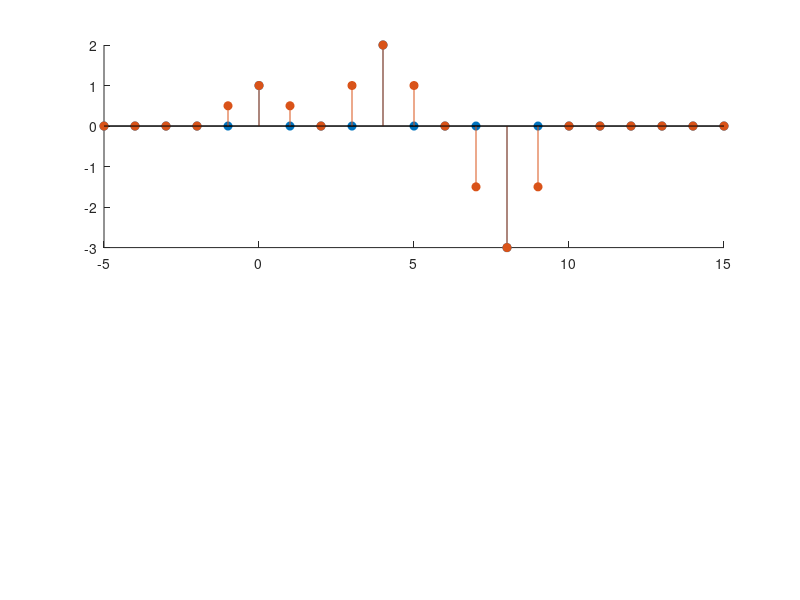

Write the MATLAB code that produced this figure. (Note: this script raises an error after producing the figure.)
%% Experiment - 2
% Example - 2
clc;
clear;
figure;

%% Without using inbuilt function
n = -5 : 15;  % Discrete time index
x = [n == 0] + 2 * [n == 4] - 3 * [n == 8];  % Input signal
x1 = [0 0 x];  % x[n-1]
x2 = [0 x 0];  % x[n]
x3 = [x 0 0];  % x[n+1]
y = x2 + (x1 + x3) / 2;
y(1) = []; y(end) = [];

subplot(211)
hold on;
stem(n, x, 'filled')
stem(n, y, 'filled')
hold off;
title('Bilinear interpolator response', 'Ashrith 200902016')
legend('Input x[n]', 'Output y[n]')
xlabel('n'), ylabel('Amplitude')

%% With using inbuilt function
n = -5 : 15;  % Discrete time index
x = [n == 0] + 2 * [n == 4] - 3 * [n == 8];  % Input signal
y = filter([1/2, 1, 1/2], [1], x);
y(end+1) = 0;
y = y(2:end);  % Left shift by 1 unit

subplot(212)
hold on;
stem(n, x, 'filled')
stem(n, y, 'filled')
hold off;
title('Bilinear interpolator response', 'Ashrith 200902016')
legend('Input x[n]', 'Output y[n]')
xlabel('n'), ylabel('Amplitude')
